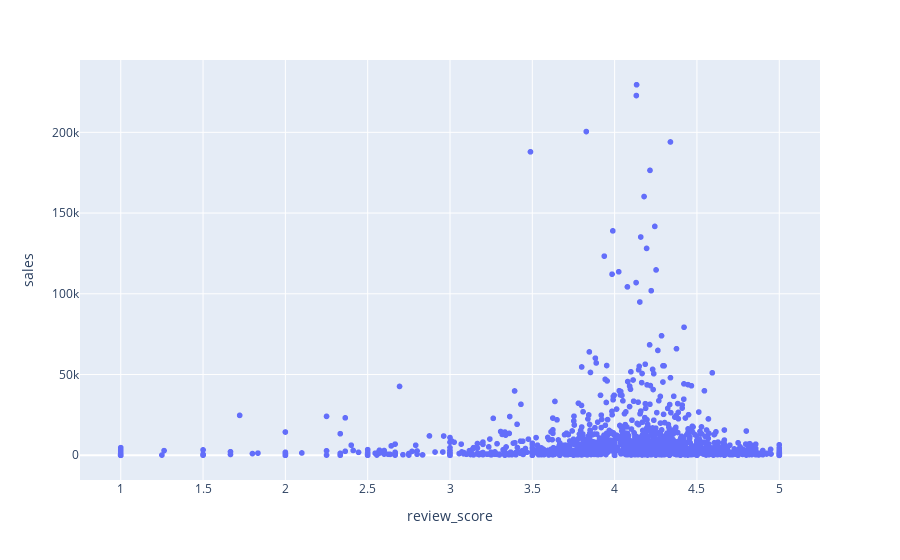

Notebook cell for this chart:
### Markdown cell above
Ventes vs satisfaction

### Code cell
px.scatter(df_seller, x='review_score', y='sales')

### Figure 1 — Plotly figure (JSON) as saved in the notebook; plotly's stock layout.template omitted (floating-point values rounded to 4 significant figures; data arrays with more than 128 entries replaced by an {"elided": "..."} marker saying what was removed)
{"data": [{"hovertemplate": "review_score=%{x}<br>sales=%{y}<extra></extra>", "legendgroup": "", "marker": {"color": "#636efa", "symbol": "circle"}, "mode": "markers", "name": "", "showlegend": false, "type": "scattergl", "x": {"elided": "2967 float values"}, "xaxis": "x", "y": {"elided": "2967 float values"}, "yaxis": "y"}], "layout": {"legend": {"tracegroupgap": 0}, "margin": {"t": 60}, "xaxis": {"anchor": "y", "domain": [0, 1], "title": {"text": "review_score"}}, "yaxis": {"anchor": "x", "domain": [0, 1], "title": {"text": "sales"}}}}
